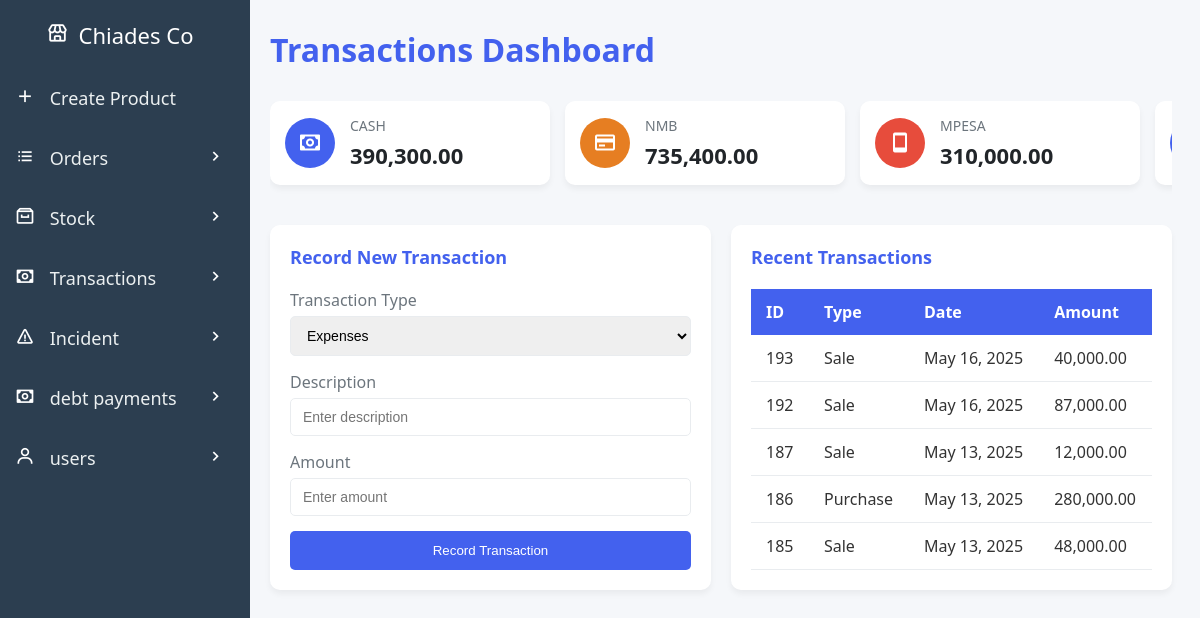
/create-transaction.php (signed in), run on the app's committed database.
### tables this page shows
CREATE TABLE `money` (
  `money_id` int(11) NOT NULL,
  `company_id` int(10) DEFAULT NULL,
  `money` decimal(10,2) DEFAULT NULL,
  `cash` decimal(10,2) DEFAULT 0.00,
  `NMB` decimal(10,2) DEFAULT 0.00,
  `CRDB` decimal(10,2) DEFAULT 0.00,
  `NBC` decimal(10,2) DEFAULT 0.00,
  `mpesa` decimal(10,2) DEFAULT 0.00,
  `tigo_pesa` decimal(10,2) DEFAULT 0.00,
  `airtel_money` decimal(10,2) DEFAULT 0.00,
  `halo_pesa` decimal(10,2) DEFAULT 0.00,
  `azam_pesa` decimal(10,2) DEFAULT 0.00,
  `debt` decimal(10,2) DEFAULT 0.00,
  `creditors` decimal(10,2) DEFAULT 0.00
);

CREATE TABLE `transactions` (
  `transaction_id` int(11) NOT NULL,
  `transType_id` int(11) DEFAULT NULL,
  `company_id` int(11) DEFAULT NULL,
  `created_by` int(11) DEFAULT NULL,
  `transaction_type` varchar(50) NOT NULL,
  `amount` decimal(10,2) NOT NULL,
  `description` text NOT NULL,
  `date_made` timestamp NOT NULL DEFAULT current_timestamp()
);

### create-transaction.php (the view, shortened to what this page needs)
<?php
include 'db_connection.php';
$company_id = $_SESSION['company_id'];
$methods_query = "SELECT * FROM payment_methods WHERE company_id = $company_id";
$methods_result = mysqli_query($conn, $methods_query);
$methods = mysqli_fetch_assoc($methods_result);
$money_query = "SELECT * FROM money WHERE company_id = $company_id";
$money_result = mysqli_query($conn, $money_query);
$balances = mysqli_fetch_assoc($money_result);
$transactions_query = "SELECT transaction_id, transaction_type, date_made, amount FROM transactions WHERE company_id = $company_id ORDER BY date_made DESC LIMIT 5";
$transactions_result = mysqli_query($conn, $transactions_query);
?>
<!DOCTYPE html>
<html lang="en">
<head>
    <link href="https://unpkg.com/boxicons@2.0.7/css/boxicons.min.css" rel="stylesheet">
    <link href="css/sidebar.css" rel="stylesheet">
    <link href="css/create-transactions.css" rel="stylesheet">
</head>
<body>
    <div class="dashboard-container">
        <header class="dashboard-header">
            <h1>Transactions Dashboard</h1>
        </header>
        <div class="balances-scroller">
            <div class="balances-container">
                <?php
                $colors = [
                    'cash' => 'bg-blue',
                    'NMB' => 'bg-orange',
                    'CRDB' => 'bg-green',
                    'NBC' => 'bg-purple',
                    'mpesa' => 'bg-red',
                    'airtel_money' => 'bg-red',
                    'tigo_pesa' => 'bg-blue',
                    'halo_pesa' => 'bg-orange',
                    'azam_pesa' => 'bg-blue',
                    'debt' => 'bg-red'
                ];
                $icons = [
                    'cash' => 'bx-money',
                    'NMB' => 'bx-credit-card',
                    'CRDB' => 'bx-credit-card',
                    'NBC' => 'bx-credit-card',
                    'mpesa' => 'bx-mobile',
                    'airtel_money' => 'bx-mobile',
                    'tigo_pesa' => 'bx-mobile',
                    'halo_pesa' => 'bx-mobile',
                    'azam_pesa' => 'bx-mobile',
                    'debt' => 'bx-receipt'
                ];
                foreach ($methods as $method => $active) {
                    if ($active == 'yes' && isset($balances[$method])) {
                        echo '<div class="balance-card fade-in">';
                        echo '<div class="balance-icon ' . $colors[$method] . '">';
                        echo '<i class="bx ' . $icons[$method] . '"></i>';
                        echo '</div>';
                        echo '<div class="balance-info">';
                        echo '<h3>' . strtoupper(str_replace('_', ' ', $method)) . '</h3>';
                        echo '<span>' . number_format($balances[$method], 2) . '</span>';
                        echo '</div>';
                        echo '</div>';
                    }
                }
                ?>
            </div>
        </div>
        <div class="main-content-section">
            <div class="form-section">
                <div class="form-container slide-in-left">
                    <h2>Record New Transaction</h2>
                    <form class="transaction-form">
                        <div class="form-group">
                            <label>Transaction Type</label>
                            <select id="transactionType" class="form-control">
                                <option value="expenses">Expenses</option>
                            </select>
                        </div>
                        <div class="form-group">
                            <label>Description</label>
                            <input type="text" id="transactionDescription" class="form-control" placeholder="Enter description">
                        </div>
                        <div class="form-group">
                            <label>Amount</label>
                            <input type="number" id="transactionAmount" class="form-control" step="0.01" placeholder="Enter amount">
                        </div>
                        <button type="button" class="btn-primary" onclick="openPaymentModal()">
                            Record Transaction
                        </button>
                    </form>
                </div>
            </div>
            <div class="recent-transactions-section">
                <div class="table-container">
                    <h2>Recent Transactions</h2>
                    <div class="table-responsive">
                        <table id="transactions-table">
                            <thead>
                                <tr>
                                    <th>ID</th>
                                    <th>Type</th>
                                    <th>Date</th>
                                    <th>Amount</th>
                                </tr>
                            </thead>
                            <tbody>
                                <?php while ($row = mysqli_fetch_assoc($transactions_result)) { ?>
                                <tr>
                                    <td><?= $row['transaction_id'] ?></td>
                                    <td><?= ucfirst(str_replace('_', ' ', $row['transaction_type'])) ?></td>
                                    <td><?= date('M d, Y', strtotime($row['date_made'])) ?></td>
                                    <td><?= number_format($row['amount'], 2) ?></td>
                                </tr>
                                <?php } ?>
                            </tbody>
                        </table>
                    </div>
                </div>
            </div>
        </div>
    </div>
    <?php include('payment-modal_create-transaction.php'); ?>
</body>
</html>

### css/create-transactions.css (style rules this page uses)
:root { --primary: #4361ee; --secondary: #3f37c9; --success: #4cc9f0; --danger: #f72585; --warning: #f8961e; --info: #4895ef; --light: #f8f9fa; --dark: #212529; --white: #ffffff; --gray: #6c757d; --gray-light: #e9ecef; --red: #e74c3c; --orange: #e67e22; --green: #2ecc71; --purple: #9b59b6; --blue: #3498db; }
body { font-family: 'Segoe UI', Tahoma, Geneva, Verdana, sans-serif; background-color: #f5f7fa; margin-left: 250px; padding: 0; color: #333; }
.dashboard-container { max-width: 1400px; margin: 0 auto; padding: 20px; }
.dashboard-header { margin-bottom: 30px; }
.dashboard-header h1 { color: var(--primary); margin: 0; }
.balances-scroller { width: 100%; overflow-x: auto; margin-bottom: 30px; -webkit-overflow-scrolling: touch; scrollbar-width: none; }
.balances-container { display: inline-flex; gap: 15px; padding-bottom: 10px; min-width: 100%; }
.balance-card { background: var(--white); border-radius: 10px; padding: 15px; display: flex; align-items: center; gap: 15px; box-shadow: 0 4px 6px rgba(0,0,0,0.05); transition: transform 0.3s ease; min-width: 250px; flex-shrink: 0; opacity: 0; }
.balance-icon { width: 50px; height: 50px; border-radius: 50%; display: flex; align-items: center; justify-content: center; color: white; font-size: 24px; }
.bg-blue { background-color: var(--primary); }
.bg-red { background-color: var(--red); }
.bg-orange { background-color: var(--orange); }
.balance-info h3 { margin: 0 0 5px 0; font-size: 14px; color: var(--gray); font-weight: 500; text-transform: uppercase; }
.balance-info span { font-size: 22px; font-weight: 600; color: var(--dark); }
.main-content-section { display: grid; grid-template-columns: 1fr 1fr; gap: 20px; margin-bottom: 30px; }
.form-section, .recent-transactions-section { background: var(--white); border-radius: 10px; padding: 20px; box-shadow: 0 4px 6px rgba(0,0,0,0.05); height: fit-content; }
.form-container h2, .table-container h2 { margin-top: 0; margin-bottom: 20px; font-size: 18px; color: var(--primary); }
.transaction-form { display: flex; flex-direction: column; gap: 15px; }
.form-group { display: flex; flex-direction: column; }
.form-group label { margin-bottom: 5px; font-weight: 500; color: var(--gray); }
.form-control { padding: 10px 12px; border: 1px solid var(--gray-light); border-radius: 5px; font-size: 14px; }
.btn-primary { padding: 12px; background-color: var(--primary); color: white; border: none; border-radius: 5px; font-weight: 500; cursor: pointer; transition: background-color 0.3s; }
.table-responsive { overflow-x: auto; }
#transactions-table { width: 100%; border-collapse: collapse; }
#transactions-table th { background-color: var(--primary); color: white; padding: 12px 15px; text-align: left; }
#transactions-table td { padding: 12px 15px; border-bottom: 1px solid var(--gray-light); }
.slide-in-left { animation: slideInLeft 0.8s ease-out forwards; }
.fade-in { animation: fadeIn 0.8s ease-out forwards; }

### css/payment-modal.css (style rules this page uses)
h2 { color: #333; margin-bottom: 10px; }

### create-transaction.php (style rules this page uses)
html, body { overflow-x: hidden; max-width: 100%; }
.fade-in { animation: fadeIn 0.8s ease-out forwards; }

### data on the page
money: cash "390,300.00", NMB "735,400.00", mpesa "310,000.00"
transactions: transaction_id "193", transaction_type "Sale", date_made "May 16, 2025", amount "40,000.00"
transactions: transaction_id "192", transaction_type "Sale", date_made "May 16, 2025", amount "87,000.00"
transactions: transaction_id "187", transaction_type "Sale", date_made "May 13, 2025", amount "12,000.00"
transactions: transaction_id "186", transaction_type "Purchase", date_made "May 13, 2025", amount "280,000.00"
transactions: transaction_id "185", transaction_type "Sale", date_made "May 13, 2025", amount "48,000.00"

### other printed values
str_replace('_', ' ', $method) "CASH"
str_replace('_', ' ', $method) "NMB"
str_replace('_', ' ', $method) "MPESA"
